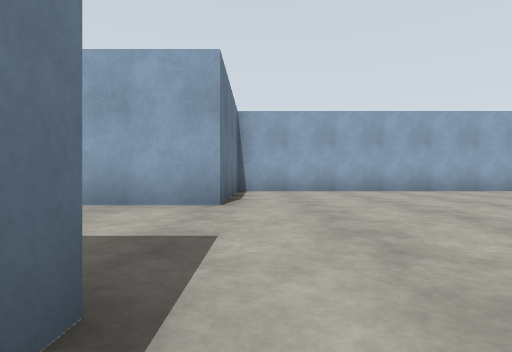
view 1 (above)

24 first-person views from a walk through a Gazebo world. The camera is 0.94 m above the floor, looks level and sees 80° across. The floor is counted in squares, 2.5 m on a side. Each view is taken from the middle of a square. On the plan, view 1 faces up. The plan holds only what a view shows up to about 9 squares ahead; the rest is blank.

view 2
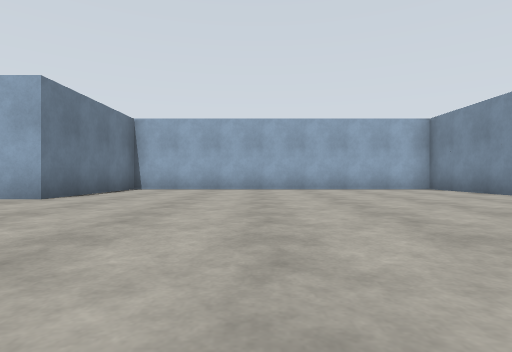

view 3
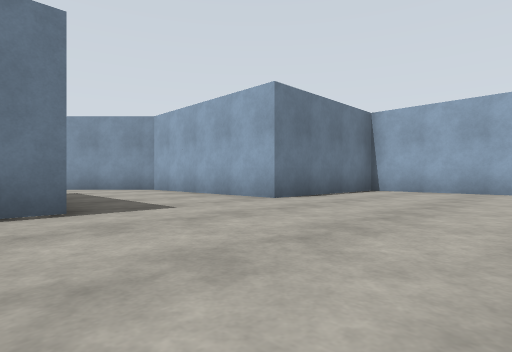

view 4
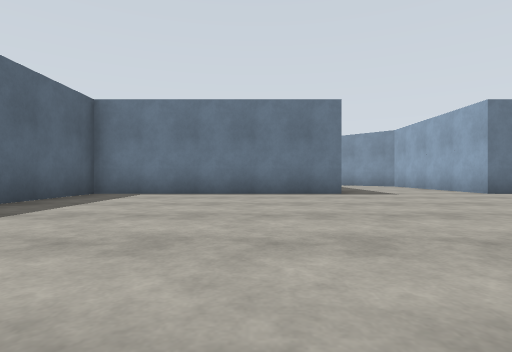

view 5
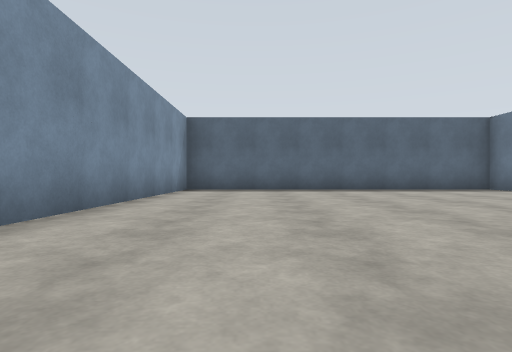

view 6
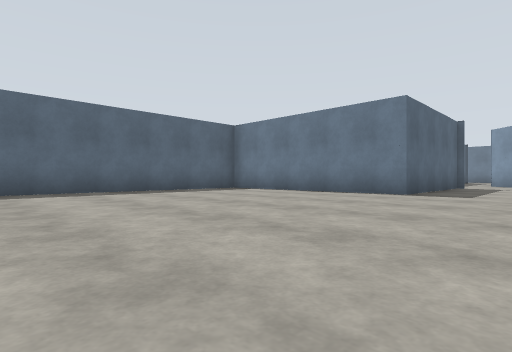

view 7
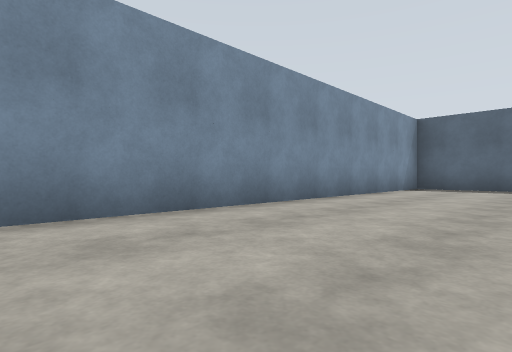

view 8
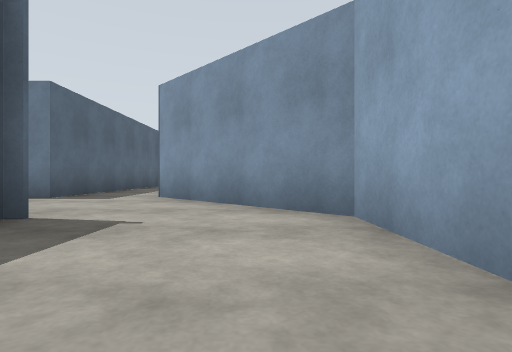

view 9
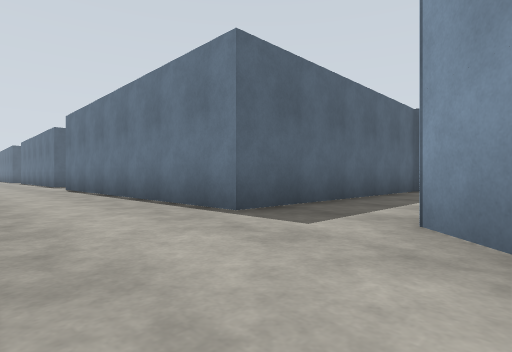

view 10
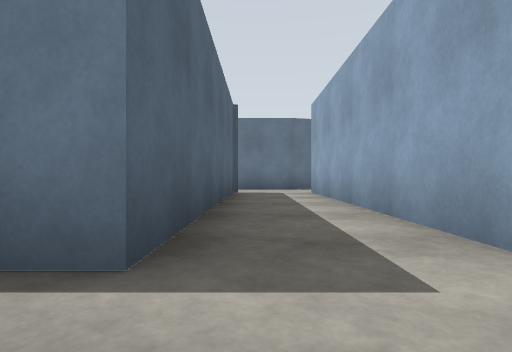

view 11
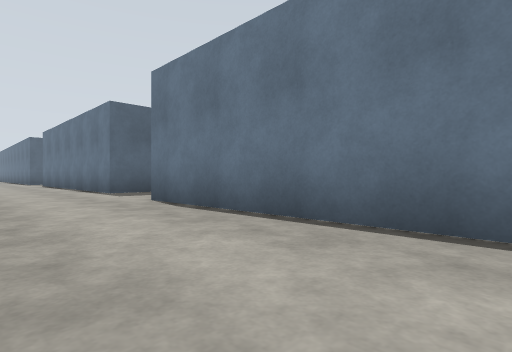

view 12
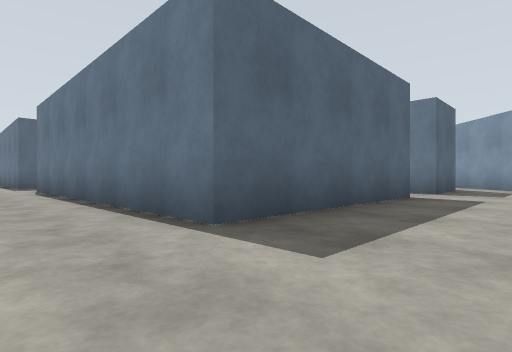

view 13
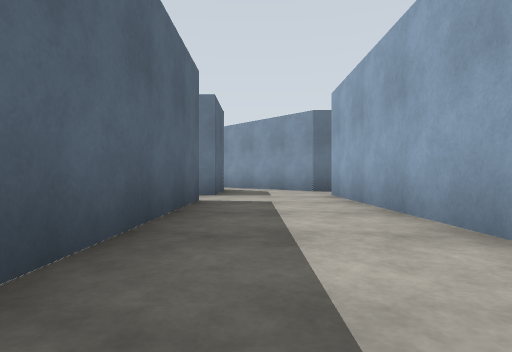

view 14
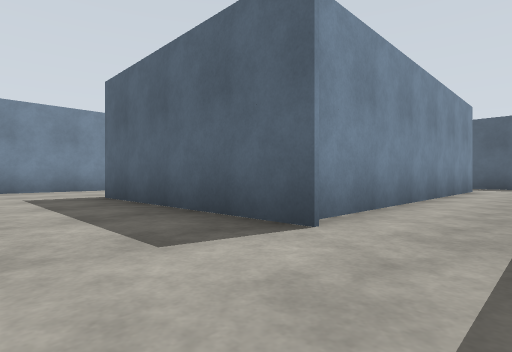

view 15
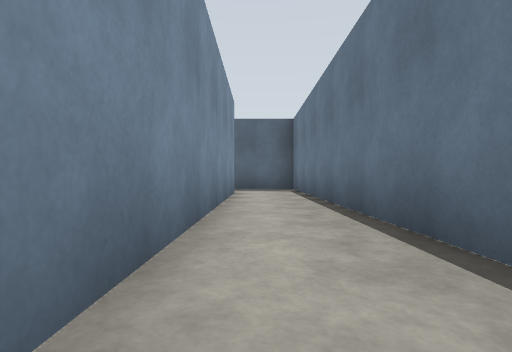

view 16
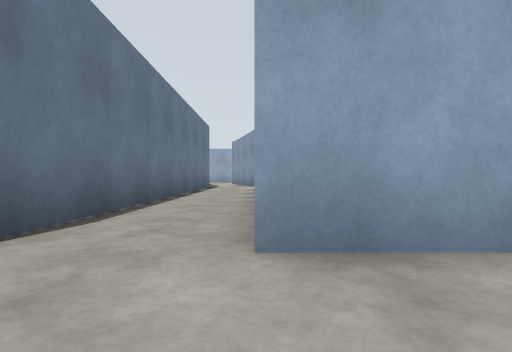

view 17
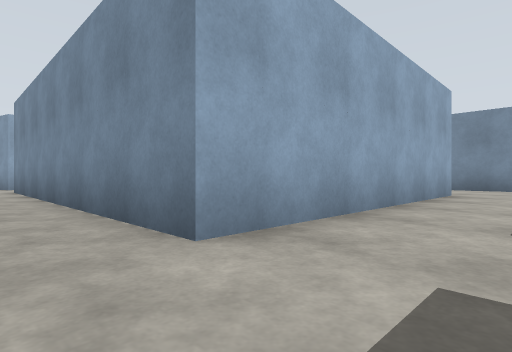

view 18
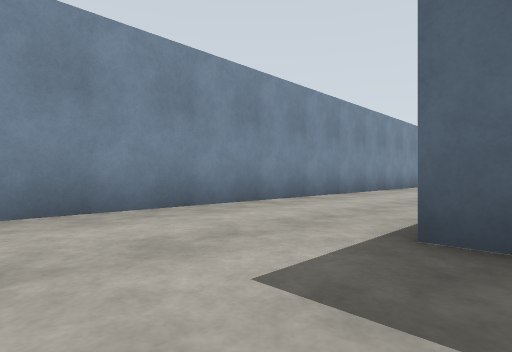

view 19
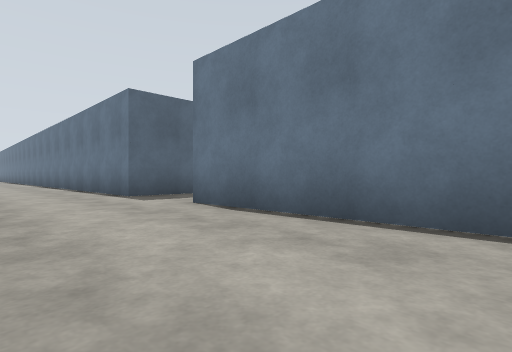

view 20
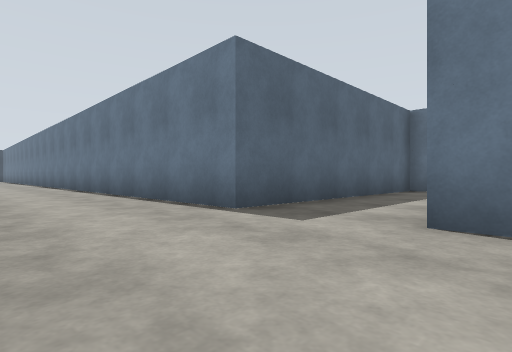

view 21
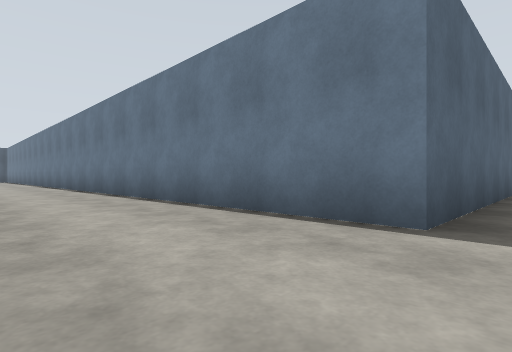

view 22
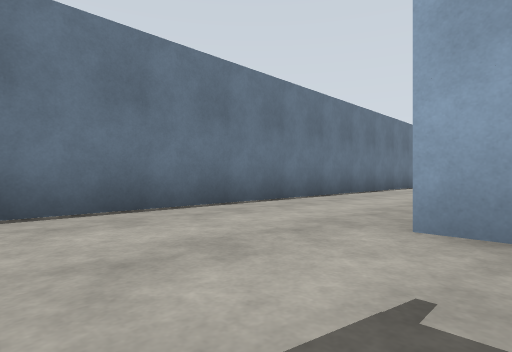

view 23
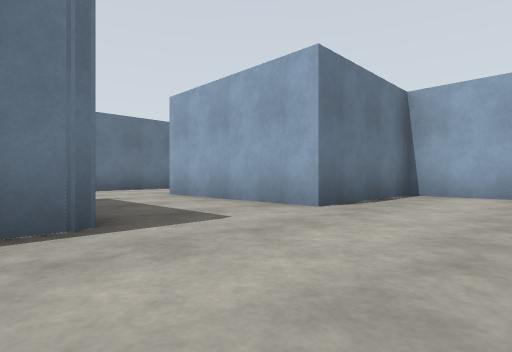

view 24
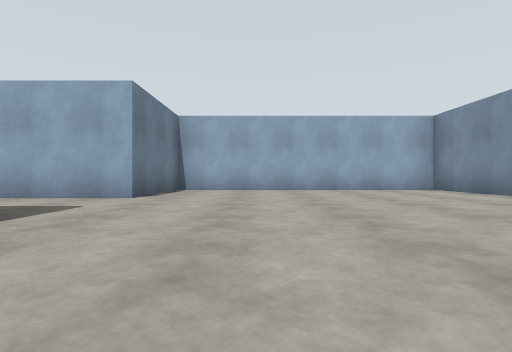

### Floor plan
Points are (right, up) in squares from view 1. A wall is a line through its corners. A room is listed if a view was taken in it or the views show most of it. See-through windows are left out.
Room 1 (views 1, 2, 3, 4, 5, 6, 7, 8, 9)
walls: (-4.8, 0.8) (-0.5, 0.8) (-0.5, -4.4) (7.9, -4.4) (7.9, 7.6) (-0.5, 7.6) (-0.5, 3.9) (-4.8, 3.9) (-7.5, 1.3)
ways out: opening at (-6, 1) to room 2
Room 2 (views 10, 11, 12, 13, 14, 15, 16, 17, 18, 19, 20, 21, 22, 23, 24)
walls: (-1.3, -29.2) (-1.3, -29.9); (-4.7, -17.4) (-4.7, -6.9); (-11.5, -16.7) (-11.5, -10.2); (5.8, -26.4) (5.8, -23.8) (-1.1, -23.8) (-1.1, -26.8) (-4.8, -26.8); (-11.7, -9.9) (-7.4, -9.9) (-7.4, -16.8); (-7.2, -7.5) (-13, -7.5) (-13, -0.5) (-7.2, -0.5) (-7.2, -7.5); (-14.6, -9.9) (-13.1, -9.9) (-13.1, -18.7) (-7.2, -18.7) (-7.2, -28.7); (-7.5, 1.3) (-12.9, 1.3) (-13.1, 1.7); (-14.5, 1) (-14.5, -7.6) (-16.9, -9.9); (-14.7, 1.7) (-14.5, 0.8)
ways out: opening at (-6, 1) to room 1

Positions as (right, up) in squares from view 1, and headings:
1: (0, 0), facing up
2: (3, -1), facing up
3: (3, 0), facing up-left
4: (6, -1), facing left
5: (6, 4), facing down
6: (6, 3), facing down-left
7: (5, 5), facing down-right
8: (-2, 3), facing left
9: (-5, 2), facing down-left
10: (-6, 0), facing left
11: (-5, -3), facing down-left
12: (-6, -8), facing down-left
13: (-7, -9), facing left
14: (-13, -8), facing down-right
15: (-12, -10), facing down
16: (-13, -9), facing up
17: (-14, -9), facing up-right
18: (-8, -8), facing down-right
19: (-5, -13), facing down-left
20: (-5, -16), facing down-left
21: (-5, -18), facing down-left
22: (-4, -29), facing up-left
23: (1, -30), facing up-left
24: (1, -32), facing up
